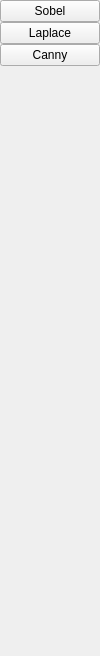
         <widget class="QWidget" name="page_5">
          <property name="geometry">
           <rect>
            <x>0</x>
            <y>0</y>
            <width>100</width>
            <height>656</height>
           </rect>
          </property>
          <attribute name="label">
           <string>边缘检测</string>
          </attribute>
          <layout class="QVBoxLayout" name="verticalLayout_6">
           <property name="spacing">
            <number>0</number>
           </property>
           <property name="leftMargin">
            <number>0</number>
           </property>
           <property name="topMargin">
            <number>0</number>
           </property>
           <property name="rightMargin">
            <number>0</number>
           </property>
           <property name="bottomMargin">
            <number>0</number>
           </property>
           <item>
            <widget class="QPushButton" name="pushButton_19">
             <property name="text">
              <string>Sobel</string>
             </property>
            </widget>
           </item>
           <item>
            <widget class="QPushButton" name="pushButton_20">
             <property name="text">
              <string>Laplace</string>
             </property>
            </widget>
           </item>
           <item>
            <widget class="QPushButton" name="pushButton_21">
             <property name="text">
              <string>Canny</string>
             </property>
            </widget>
           </item>
           <item>
            <spacer name="verticalSpacer_6">
             <property name="orientation">
              <enum>Qt::Vertical</enum>
             </property>
             <property name="sizeHint" stdset="0">
              <size>
               <width>20</width>
               <height>40</height>
              </size>
             </property>
            </spacer>
           </item>
          </layout>
         </widget>
